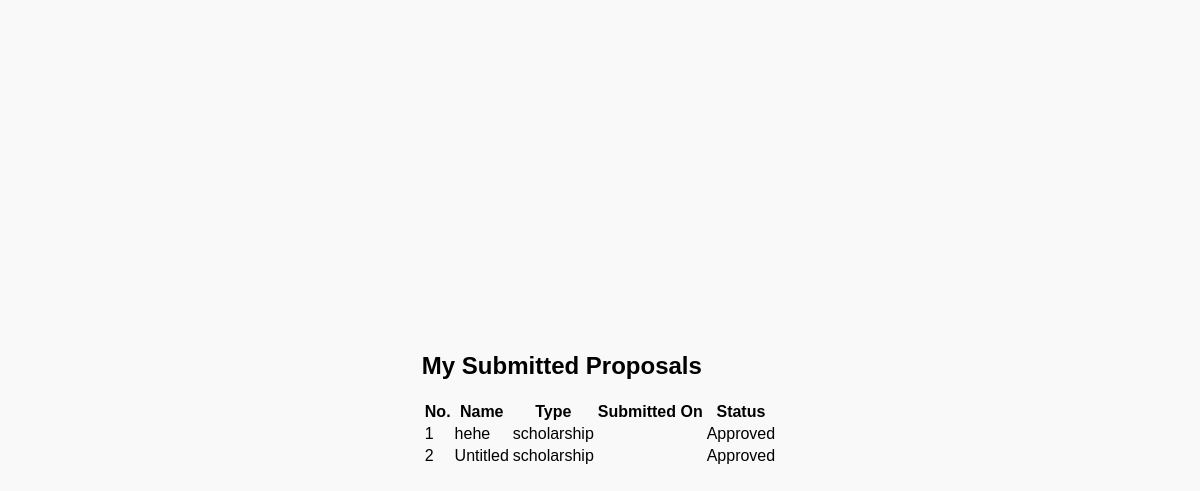
Screenshot of /programs/my_proposals/ (signed in) with the database file from the repository.
### programs/models.py (models this page shows, shortened)
class AidProgram(models.Model):
    STATUS_CHOICES = [
        ('OPEN', 'Open'),
        ('CLOSE', 'Close'),
    ]
    LOCALITY_CHOICES = [
        ('LOCAL', 'Local'),
        ('INTERNATIONAL', 'International'),
    ]
    LEVEL_CHOICES = [
        ('UNDERGRADUATE', 'Undergraduate'),
        ('POSTGRADUATE', 'Postgraduate'),
    ]
    APPROVAL_CHOICES = [
        ('PENDING', 'Pending'),
        ('APPROVED', 'Approved'),
        ('REJECTED', 'Rejected'),
    ]
    name = models.CharField(max_length=255)
    owner = models.CharField(max_length=255)
    aid_type = models.CharField(max_length=100)
    level = models.CharField(max_length=20, choices=LEVEL_CHOICES)
    locality = models.CharField(max_length=20, choices=LOCALITY_CHOICES)
    status = models.CharField(max_length=10, choices=STATUS_CHOICES, default='OPEN')
    eligibility = models.TextField(blank=True, null=True)
    closing_date = models.DateField()
    required_documents = models.TextField(blank=True, null=True)
    total_funds = models.DecimalField(max_digits=12, decimal_places=2, null=True, blank=True)
    proposed_by = models.ForeignKey(settings.AUTH_USER_MODEL, on_delete=models.CASCADE, null=True, blank=True)
    approval_status = models.CharField(max_length=10, choices=APPROVAL_CHOICES, default='PENDING')

### programs/views.py (the view)
# urls.py: path("my_proposals/", my_proposals, name="my_proposals"),
def my_proposals(request):
    my_aids = AidProgram.objects.filter(proposed_by=request.user)
    return render(request, "my_proposals.html", {"my_aids": my_aids})

### programs/templates/my_proposals.html (shortened to what this page needs)
{% extends "base.html" %}
{% block content %}
<div class="container mt-5">
    <div class="card shadow-lg border-0">
        <div class="card-header bg-primary text-white text-center py-3">
            <h2 class="mb-0">My Submitted Proposals</h2>
        </div>
        <div class="card-body">
            {% if my_aids %}
            <div class="table-responsive">
                <table class="table table-hover align-middle">
                    <thead class="table-dark">
                        <tr>
                            <th class="text-center">No.</th>
                            <th>Name</th>
                            <th>Type</th>
                            <th>Submitted On</th>
                            <th class="text-center">Status</th>
                        </tr>
                    </thead>
                    <tbody>
                        {% for aid in my_aids %}
                        <tr>
                            <td class="text-center">{{ forloop.counter }}</td>
                            <td>{{ aid.name }}</td>
                            <td>{{ aid.aid_type }}</td>
                            <td>{{ aid.created_at|date:"Y-m-d" }}</td>
                            <td class="text-center">
                                {% if aid.approval_status == "PENDING" %}
                                    <span class="badge rounded-pill bg-warning text-dark px-3 py-2">Pending</span>
                                {% elif aid.approval_status == "APPROVED" %}
                                    <span class="badge rounded-pill bg-success px-3 py-2">Approved</span>
                                {% else %}
                                    <span class="badge rounded-pill bg-danger px-3 py-2">Rejected</span>
                                {% endif %}
                            </td>
                        </tr>
                        {% endfor %}
                    </tbody>
                </table>
            </div>
            {% else %}
            <p class="text-center text-muted fs-5">You have not submitted any aid proposals yet.</p>
            {% endif %}
        </div>
    </div>
</div>
{% endblock %}

### static/css/main.css (style rules this page uses)
body { font-family: Arial, sans-serif; margin: 0; padding: 0; background-color: #f9f9f9; min-height: 100vh; display: flex; justify-content: center; align-items: center; }

### rows the page displays
AidProgram: name "hehe", aid_type "scholarship", approval_status "Approved"
AidProgram: name "Untitled", aid_type "scholarship", approval_status "Approved"
